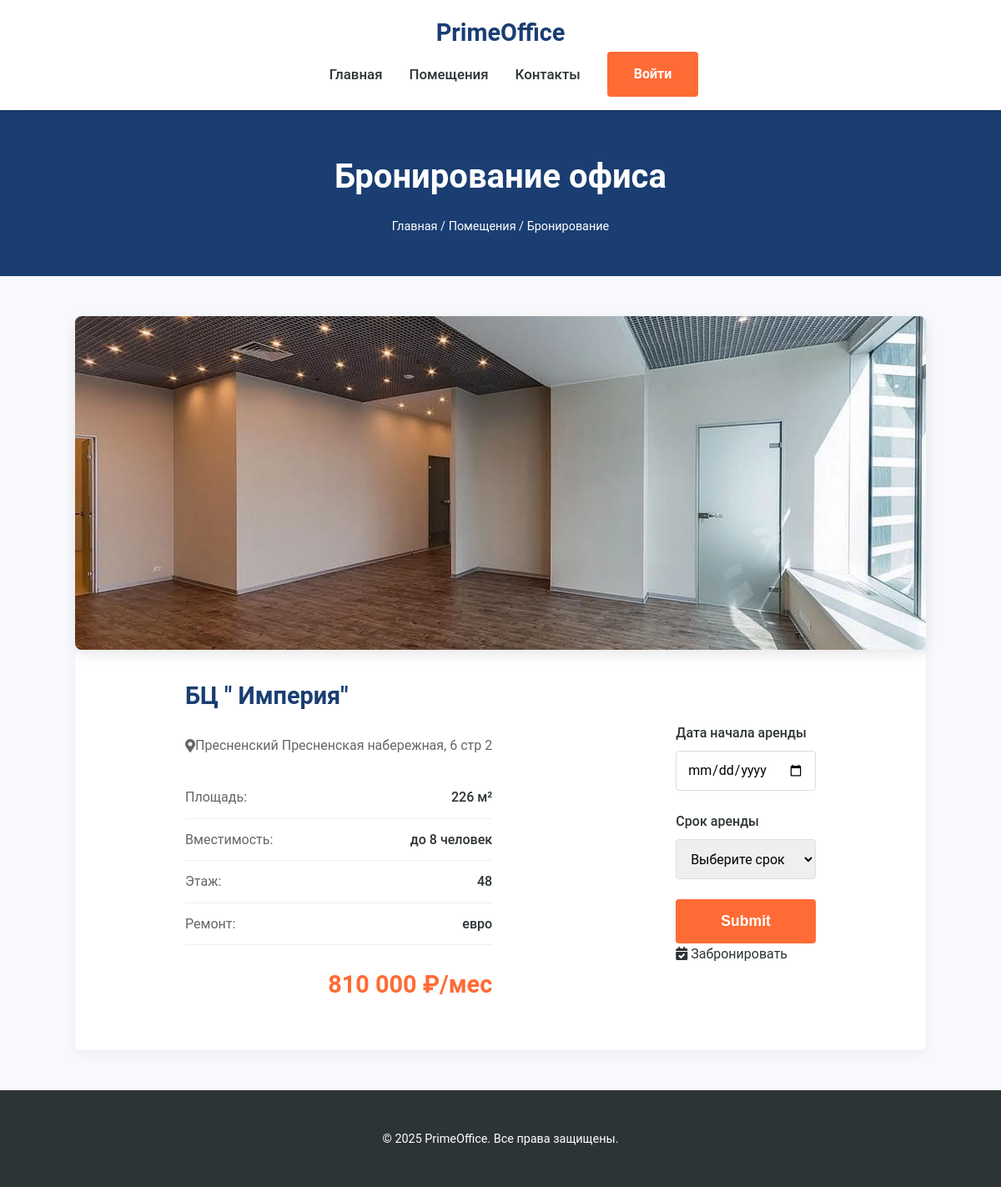
Screenshot of /office_book.php?office=4 with the database file from the repository.
### tables this page shows
CREATE TABLE `offices` (
  `id` int NOT NULL,
  `business_center` varchar(32) NOT NULL,
  `office_addres` varchar(96) NOT NULL,
  `office_area` varchar(32) NOT NULL,
  `office_square` varchar(32) NOT NULL,
  `office_repair` varchar(32) NOT NULL,
  `office_floor` int NOT NULL,
  `office_capacity` int NOT NULL,
  `office_rent` varchar(32) NOT NULL,
  `image_path` varchar(32) NOT NULL
);

### public/office_book.php (the view, shortened to what this page needs)
<?php
include "db.php";
include "header.php";
?>
<!DOCTYPE html>
<html lang="ru">
<head>
    <link rel="stylesheet" href="https://cdnjs.cloudflare.com/ajax/libs/font-awesome/5.15.3/css/all.min.css">
</head>
<body>
    <section class="page-header">
        <div class="container">
            <h1>Бронирование офиса</h1>
            <div class="breadcrumbs">
                <a href="index.php">Главная</a> /
                <a href="offices.php">Помещения</a> /
                <span>Бронирование</span>
            </div>
        </div>
    </section>
    <div class="container">
        <?php
            $id = $_GET['office'];
                $stm=$pdo->query("SELECT * FROM `offices` WHERE id='$id'");
                $office=$stm->fetch();?>
        <div class="booking-container">
            <div class="office-gallery">
                <img src=".\images\office\<?=$office['image_path']?>" alt="Офис в <?=$office['business_center']?>"
                     class="main-image">
            </div>
            <div class="office-block">
                <div class="office-details">
                <h2 class="office-title"><?='БЦ "'.$office['business_center'].'"'?></h2>
                <div class="office-location">
                    <i class="fas fa-map-marker-alt"></i><?=$office['office_area'].' '.$office['office_addres']?>
                </div>
                <div class="office-features">
                    <div class="feature-item">
                        <span class="feature-name">Площадь:</span>
                        <span class="feature-value"><?=$office['office_square']?> м²</span>
                    </div>
                    <div class="feature-item">
                        <span class="feature-name">Вместимость:</span>
                        <span class="feature-value">до <?=$office['office_capacity']?> человек</span>
                    </div>
                    <div class="feature-item">
                        <span class="feature-name">Этаж:</span>
                        <span class="feature-value"><?=$office['office_floor']?></span>
                    </div>
                    <div class="feature-item">
                        <span class="feature-name">Ремонт:</span>
                        <span class="feature-value"><?=$office['office_repair']?></span>
                    </div>
                </div>
                <div class="office-price"><?=$office['office_rent']?> ₽/мес</div>
                </div>
                <div class="booking-form">
                    <form method="post" action="book_action.php?office=<?=$id?>">
                        <div class="form-group">
                            <label for="startDate">Дата начала аренды</label>
                            <input type="date" name="start_date" required>
                        </div>
                        <div class="form-group">
                            <label for="period">Срок аренды</label>
                            <select name="period" required>
                                <option value="">Выберите срок</option>
                            </select>
                        </div>
                        <input type="submit" class="btn">
                            <i class="fas fa-calendar-check"></i> Забронировать
                    </form>
                </div>
            </div>
        </div>
    </div>
    <?php include "footer.php"; ?>
</body>
</html>

### public/header.php (style rules this page uses)
:root { --primary-color: #1a3e72; --secondary-color: #ff6b35; --accent-color: #004e89; --light-color: #f7f9fc; --dark-color: #2d3436; }
body { font-family: 'Roboto', 'Helvetica Neue', Arial, sans-serif; margin: 0; padding: 0; color: var(--dark-color); line-height: 1.6; }
.container { width: 85%; max-width: 1200px; margin: 0 auto; }

### public/office_book.php (style rules this page uses)
:root { --primary-color: #1a3e72; --secondary-color: #ff6b35; --light-color: #f7f9fc; --dark-color: #2d3436; }
body { font-family: 'Roboto', 'Helvetica Neue', Arial, sans-serif; margin: 0; padding: 0; color: var(--dark-color); line-height: 1.6; background-color: var(--light-color); }
.container { width: 85%; max-width: 1200px; margin: 0 auto; }
.page-header { background-color: var(--primary-color); color: white; padding: 3rem 0; text-align: center; }
.page-header h1 { font-size: 2.5rem; margin: 0; }
.breadcrumbs { margin-top: 1rem; font-size: 0.9rem; }
.breadcrumbs a { color: white; text-decoration: none; }
.booking-container { padding: 3rem 0; }
.office-gallery { position: relative; }
.main-image { width: 100%; height: 400px; object-fit: cover; border-radius: 8px; box-shadow: 0 5px 15px rgba(0,0,0,0.1); }
.office-block { background: white; padding: 2rem; border-radius: 8px; box-shadow: 0 5px 15px rgba(0,0,0,0.05); height: fit-content; display: flex; flex-wrap: wrap; justify-content: space-around; gap: 20px; }
.office-title { font-size: 1.8rem; color: var(--primary-color); margin-top: 0; }
.office-location { display: flex; align-items: center; margin: 1rem 0; color: #666; }
.office-features { margin: 1.5rem 0; }
.feature-item { display: flex; justify-content: space-between; padding: 0.75rem 0; border-bottom: 1px solid #eee; }
.feature-name { color: #666; }
.feature-value { font-weight: 500; }
.office-price { font-size: 1.8rem; font-weight: 700; color: var(--secondary-color); margin: 1.5rem 0; text-align: right; }
.booking-form { display: flex; align-content: center; flex-wrap: wrap; }
.form-group { margin-bottom: 1.5rem; }
.form-group label { display: block; margin-bottom: 0.5rem; font-weight: 500; }
.form-group input, .form-group select { width: 100%; padding: 0.8rem; border: 1px solid #ddd; border-radius: 4px; font-family: inherit; font-size: 1rem; }
.btn { display: block; width: 100%; background-color: var(--secondary-color); color: white; padding: 1rem; border-radius: 4px; text-decoration: none; font-weight: 600; transition: all 0.3s; border: none; cursor: pointer; font-size: 1.1rem; text-align: center; }

### public/footer.php (style rules this page uses)
:root { --primary-color: #1a3e72; --secondary-color: #ff6b35; --accent-color: #004e89; --light-color: #f7f9fc; --dark-color: #2d3436; }
body { font-family: 'Roboto', 'Helvetica Neue', Arial, sans-serif; margin: 0; padding: 0; color: var(--dark-color); line-height: 1.6; }

### rows the page displays
offices: image_path (picture), business_center "Империя", office_area "Пресненский", office_addres "Пресненская набережная, 6 стр 2", office_square "226", office_capacity "8", office_floor "48", office_repair "евро", office_rent "810 000"
